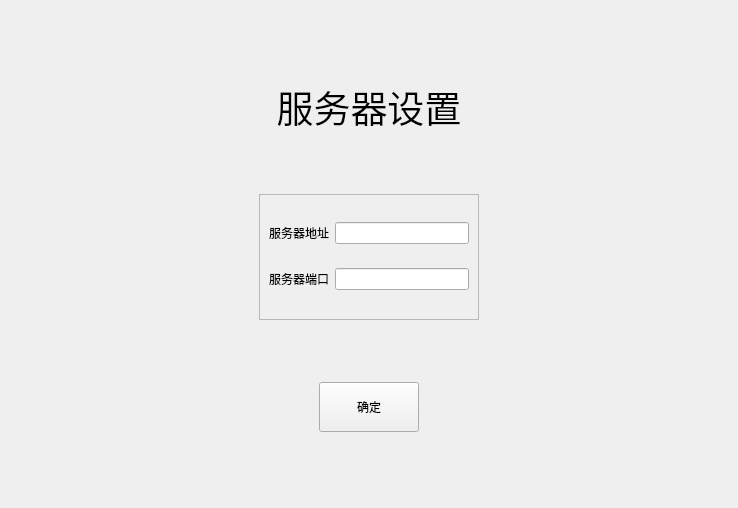
<?xml version="1.0" encoding="UTF-8"?>
<ui version="4.0">
 <class>login</class>
 <widget class="QDialog" name="login">
  <property name="geometry">
   <rect>
    <x>0</x>
    <y>0</y>
    <width>738</width>
    <height>508</height>
   </rect>
  </property>
  <property name="windowTitle">
   <string>Dialog</string>
  </property>
  <layout class="QVBoxLayout" name="verticalLayout_7">
   <item>
    <widget class="navigation_wg" name="navigation" native="true"/>
   </item>
   <item>
    <widget class="QStackedWidget" name="stackedWidget">
     <property name="currentIndex">
      <number>2</number>
     </property>
     <widget class="QWidget" name="long_page">
      <layout class="QVBoxLayout" name="verticalLayout_6">
       <item>
        <widget class="QWidget" name="widget_3" native="true">
         <layout class="QHBoxLayout" name="horizontalLayout_3">
          <item>
           <spacer name="horizontalSpacer_4">
            <property name="orientation">
             <enum>Qt::Horizontal</enum>
            </property>
            <property name="sizeHint" stdset="0">
             <size>
              <width>135</width>
              <height>20</height>
             </size>
            </property>
           </spacer>
          </item>
          <item>
           <widget class="QWidget" name="widget" native="true">
            <layout class="QVBoxLayout" name="verticalLayout_2">
             <item>
              <spacer name="verticalSpacer">
               <property name="orientation">
                <enum>Qt::Vertical</enum>
               </property>
               <property name="sizeHint" stdset="0">
                <size>
                 <width>20</width>
                 <height>40</height>
                </size>
               </property>
              </spacer>
             </item>
             <item>
              <widget class="QLabel" name="label">
               <property name="font">
                <font>
                 <pointsize>12</pointsize>
                </font>
               </property>
               <property name="text">
                <string>用户登录</string>
               </property>
               <property name="alignment">
                <set>Qt::AlignCenter</set>
               </property>
              </widget>
             </item>
             <item>
              <widget class="QFrame" name="frame">
               <property name="frameShape">
                <enum>QFrame::StyledPanel</enum>
               </property>
               <property name="frameShadow">
                <enum>QFrame::Raised</enum>
               </property>
               <layout class="QGridLayout" name="gridLayout">
                <item row="1" column="0">
                 <widget class="QLabel" name="label_3">
                  <property name="text">
                   <string>密码：</string>
                  </property>
                 </widget>
                </item>
                <item row="0" column="1">
                 <widget class="QLineEdit" name="lineEdit">
                  <property name="inputMethodHints">
                   <set>Qt::ImhEmailCharactersOnly</set>
                  </property>
                 </widget>
                </item>
                <item row="1" column="1">
                 <widget class="QLineEdit" name="lineEdit_2"/>
                </item>
                <item row="0" column="0">
                 <widget class="QLabel" name="label_2">
                  <property name="text">
                   <string>用户：</string>
                  </property>
                 </widget>
                </item>
               </layout>
              </widget>
             </item>
             <item>
              <widget class="QWidget" name="widget_2" native="true">
               <layout class="QHBoxLayout" name="horizontalLayout">
                <item>
                 <widget class="QCheckBox" name="checkBox">
                  <property name="text">
                   <string>记住密码</string>
                  </property>
                 </widget>
                </item>
                <item>
                 <spacer name="horizontalSpacer_3">
                  <property name="orientation">
                   <enum>Qt::Horizontal</enum>
                  </property>
                  <property name="sizeHint" stdset="0">
                   <size>
                    <width>40</width>
                    <height>20</height>
                   </size>
                  </property>
                 </spacer>
                </item>
                <item>
                 <widget class="QToolButton" name="toolButton">
                  <property name="styleSheet">
                   <string notr="true">font: 9pt &quot;Microsoft YaHei UI&quot;;
text-decoration: underline;</string>
                  </property>
                  <property name="text">
                   <string>注册</string>
                  </property>
                  <property name="autoRaise">
                   <bool>true</bool>
                  </property>
                 </widget>
                </item>
               </layout>
              </widget>
             </item>
             <item>
              <widget class="QWidget" name="widget_4" native="true">
               <layout class="QHBoxLayout" name="horizontalLayout_2">
                <item>
                 <spacer name="horizontalSpacer">
                  <property name="orientation">
                   <enum>Qt::Horizontal</enum>
                  </property>
                  <property name="sizeHint" stdset="0">
                   <size>
                    <width>53</width>
                    <height>20</height>
                   </size>
                  </property>
                 </spacer>
                </item>
                <item>
                 <widget class="QToolButton" name="toolButton_2">
                  <property name="minimumSize">
                   <size>
                    <width>100</width>
                    <height>50</height>
                   </size>
                  </property>
                  <property name="baseSize">
                   <size>
                    <width>0</width>
                    <height>0</height>
                   </size>
                  </property>
                  <property name="styleSheet">
                   <string notr="true">background-color: qconicalgradient(cx:0, cy:0, angle:135, stop:0 rgba(255, 255, 0, 69), stop:0.375 rgba(255, 255, 0, 69), stop:0.423533 rgba(251, 255, 0, 145), stop:0.45 rgba(247, 255, 0, 208), stop:0.477581 rgba(255, 244, 71, 130), stop:0.518717 rgba(255, 218, 71, 130), stop:0.55 rgba(255, 255, 0, 255), stop:0.57754 rgba(255, 203, 0, 130), stop:0.625 rgba(255, 255, 0, 69), stop:1 rgba(255, 255, 0, 69));</string>
                  </property>
                  <property name="text">
                   <string>登录</string>
                  </property>
                 </widget>
                </item>
                <item>
                 <spacer name="horizontalSpacer_2">
                  <property name="orientation">
                   <enum>Qt::Horizontal</enum>
                  </property>
                  <property name="sizeHint" stdset="0">
                   <size>
                    <width>52</width>
                    <height>20</height>
                   </size>
                  </property>
                 </spacer>
                </item>
               </layout>
              </widget>
             </item>
             <item>
              <spacer name="verticalSpacer_3">
               <property name="orientation">
                <enum>Qt::Vertical</enum>
               </property>
               <property name="sizeHint" stdset="0">
                <size>
                 <width>20</width>
                 <height>40</height>
                </size>
               </property>
              </spacer>
             </item>
            </layout>
           </widget>
          </item>
          <item>
           <spacer name="horizontalSpacer_5">
            <property name="orientation">
             <enum>Qt::Horizontal</enum>
            </property>
            <property name="sizeHint" stdset="0">
             <size>
              <width>135</width>
              <height>20</height>
             </size>
            </property>
           </spacer>
          </item>
         </layout>
        </widget>
       </item>
      </layout>
     </widget>
     <widget class="QWidget" name="register_page">
      <layout class="QHBoxLayout" name="horizontalLayout_14">
       <item>
        <widget class="QWidget" name="widget_14" native="true">
         <layout class="QVBoxLayout" name="verticalLayout_4">
          <item>
           <widget class="QLabel" name="label_16">
            <property name="font">
             <font>
              <pointsize>28</pointsize>
             </font>
            </property>
            <property name="text">
             <string>注册</string>
            </property>
            <property name="alignment">
             <set>Qt::AlignCenter</set>
            </property>
           </widget>
          </item>
          <item>
           <widget class="QWidget" name="widget_15" native="true">
            <layout class="QHBoxLayout" name="horizontalLayout_12">
             <item>
              <spacer name="horizontalSpacer_22">
               <property name="orientation">
                <enum>Qt::Horizontal</enum>
               </property>
               <property name="sizeHint" stdset="0">
                <size>
                 <width>184</width>
                 <height>20</height>
                </size>
               </property>
              </spacer>
             </item>
             <item>
              <widget class="QFrame" name="frame_6">
               <property name="frameShape">
                <enum>QFrame::StyledPanel</enum>
               </property>
               <property name="frameShadow">
                <enum>QFrame::Raised</enum>
               </property>
               <layout class="QGridLayout" name="gridLayout_6">
                <item row="0" column="0">
                 <widget class="QLabel" name="label_17">
                  <property name="text">
                   <string>用户账号</string>
                  </property>
                 </widget>
                </item>
                <item row="0" column="1">
                 <widget class="QLineEdit" name="lineEdit_11"/>
                </item>
                <item row="1" column="0">
                 <widget class="QLabel" name="label_18">
                  <property name="text">
                   <string>昵称</string>
                  </property>
                 </widget>
                </item>
                <item row="1" column="1">
                 <widget class="QLineEdit" name="lineEdit_12"/>
                </item>
                <item row="2" column="0">
                 <widget class="QLabel" name="label_19">
                  <property name="text">
                   <string>密码</string>
                  </property>
                 </widget>
                </item>
                <item row="2" column="1">
                 <widget class="QLineEdit" name="lineEdit_13"/>
                </item>
                <item row="3" column="0">
                 <widget class="QLabel" name="label_20">
                  <property name="text">
                   <string>确认密码</string>
                  </property>
                 </widget>
                </item>
                <item row="3" column="1">
                 <widget class="QLineEdit" name="lineEdit_14"/>
                </item>
                <item row="4" column="0">
                 <widget class="QLabel" name="label_21">
                  <property name="text">
                   <string>电话</string>
                  </property>
                 </widget>
                </item>
                <item row="4" column="1">
                 <widget class="QLineEdit" name="lineEdit_15"/>
                </item>
                <item row="5" column="0">
                 <widget class="QLabel" name="label_22">
                  <property name="text">
                   <string>邮箱</string>
                  </property>
                 </widget>
                </item>
                <item row="5" column="1">
                 <widget class="QLineEdit" name="lineEdit_16"/>
                </item>
               </layout>
              </widget>
             </item>
             <item>
              <spacer name="horizontalSpacer_23">
               <property name="orientation">
                <enum>Qt::Horizontal</enum>
               </property>
               <property name="sizeHint" stdset="0">
                <size>
                 <width>184</width>
                 <height>20</height>
                </size>
               </property>
              </spacer>
             </item>
            </layout>
           </widget>
          </item>
          <item>
           <widget class="QWidget" name="widget_16" native="true">
            <layout class="QHBoxLayout" name="horizontalLayout_13">
             <item>
              <spacer name="horizontalSpacer_24">
               <property name="orientation">
                <enum>Qt::Horizontal</enum>
               </property>
               <property name="sizeHint" stdset="0">
                <size>
                 <width>265</width>
                 <height>20</height>
                </size>
               </property>
              </spacer>
             </item>
             <item>
              <widget class="QToolButton" name="toolButton_7">
               <property name="minimumSize">
                <size>
                 <width>100</width>
                 <height>50</height>
                </size>
               </property>
               <property name="text">
                <string>注册</string>
               </property>
              </widget>
             </item>
             <item>
              <spacer name="horizontalSpacer_25">
               <property name="orientation">
                <enum>Qt::Horizontal</enum>
               </property>
               <property name="sizeHint" stdset="0">
                <size>
                 <width>265</width>
                 <height>20</height>
                </size>
               </property>
              </spacer>
             </item>
            </layout>
           </widget>
          </item>
         </layout>
        </widget>
       </item>
      </layout>
     </widget>
     <widget class="QWidget" name="setup_page">
      <layout class="QVBoxLayout" name="verticalLayout_5">
       <item>
        <widget class="QWidget" name="widget_5" native="true">
         <layout class="QVBoxLayout" name="verticalLayout">
          <item>
           <widget class="QLabel" name="label_13">
            <property name="font">
             <font>
              <pointsize>28</pointsize>
             </font>
            </property>
            <property name="text">
             <string>服务器设置</string>
            </property>
            <property name="alignment">
             <set>Qt::AlignCenter</set>
            </property>
           </widget>
          </item>
          <item>
           <widget class="QWidget" name="widget_13" native="true">
            <layout class="QHBoxLayout" name="horizontalLayout_11">
             <item>
              <spacer name="horizontalSpacer_20">
               <property name="orientation">
                <enum>Qt::Horizontal</enum>
               </property>
               <property name="sizeHint" stdset="0">
                <size>
                 <width>177</width>
                 <height>20</height>
                </size>
               </property>
              </spacer>
             </item>
             <item>
              <widget class="QFrame" name="frame_5">
               <property name="frameShape">
                <enum>QFrame::StyledPanel</enum>
               </property>
               <property name="frameShadow">
                <enum>QFrame::Raised</enum>
               </property>
               <layout class="QGridLayout" name="gridLayout_5">
                <item row="1" column="1">
                 <widget class="QLineEdit" name="lineEdit_10"/>
                </item>
                <item row="0" column="1">
                 <widget class="QLineEdit" name="lineEdit_9"/>
                </item>
                <item row="1" column="0">
                 <widget class="QLabel" name="label_15">
                  <property name="text">
                   <string>服务器端口</string>
                  </property>
                 </widget>
                </item>
                <item row="0" column="0">
                 <widget class="QLabel" name="label_14">
                  <property name="text">
                   <string>服务器地址</string>
                  </property>
                 </widget>
                </item>
               </layout>
              </widget>
             </item>
             <item>
              <spacer name="horizontalSpacer_21">
               <property name="orientation">
                <enum>Qt::Horizontal</enum>
               </property>
               <property name="sizeHint" stdset="0">
                <size>
                 <width>176</width>
                 <height>20</height>
                </size>
               </property>
              </spacer>
             </item>
            </layout>
           </widget>
          </item>
          <item>
           <widget class="QWidget" name="widget_12" native="true">
            <layout class="QHBoxLayout" name="horizontalLayout_4">
             <item>
              <spacer name="horizontalSpacer_18">
               <property name="orientation">
                <enum>Qt::Horizontal</enum>
               </property>
               <property name="sizeHint" stdset="0">
                <size>
                 <width>265</width>
                 <height>20</height>
                </size>
               </property>
              </spacer>
             </item>
             <item>
              <widget class="QToolButton" name="toolButton_6">
               <property name="minimumSize">
                <size>
                 <width>100</width>
                 <height>50</height>
                </size>
               </property>
               <property name="text">
                <string>确定</string>
               </property>
              </widget>
             </item>
             <item>
              <spacer name="horizontalSpacer_19">
               <property name="orientation">
                <enum>Qt::Horizontal</enum>
               </property>
               <property name="sizeHint" stdset="0">
                <size>
                 <width>265</width>
                 <height>20</height>
                </size>
               </property>
              </spacer>
             </item>
            </layout>
           </widget>
          </item>
         </layout>
        </widget>
       </item>
      </layout>
     </widget>
    </widget>
   </item>
  </layout>
 </widget>
 <customwidgets>
  <customwidget>
   <class>navigation_wg</class>
   <extends>QWidget</extends>
   <header location="global">navigation_wg.h</header>
   <container>1</container>
  </customwidget>
 </customwidgets>
 <tabstops>
  <tabstop>toolButton_6</tabstop>
  <tabstop>lineEdit_11</tabstop>
  <tabstop>lineEdit_12</tabstop>
  <tabstop>lineEdit_13</tabstop>
  <tabstop>lineEdit_14</tabstop>
  <tabstop>lineEdit_15</tabstop>
  <tabstop>lineEdit_16</tabstop>
  <tabstop>toolButton_7</tabstop>
  <tabstop>lineEdit</tabstop>
  <tabstop>lineEdit_2</tabstop>
  <tabstop>checkBox</tabstop>
  <tabstop>toolButton</tabstop>
  <tabstop>toolButton_2</tabstop>
  <tabstop>lineEdit_9</tabstop>
  <tabstop>lineEdit_10</tabstop>
 </tabstops>
 <resources/>
 <connections/>
</ui>
